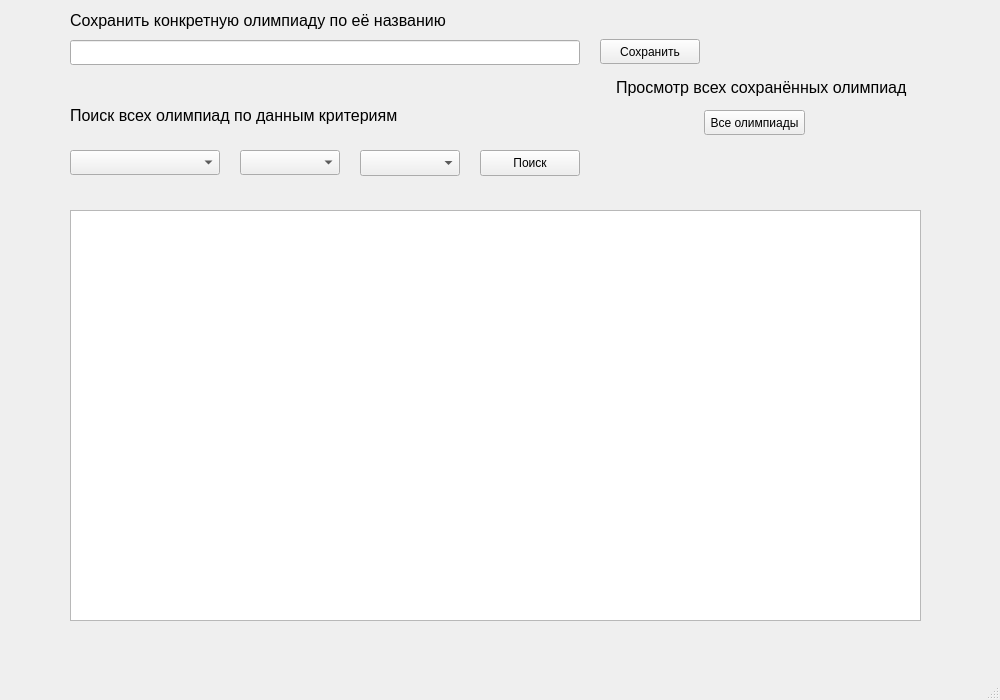
<?xml version="1.0" encoding="UTF-8"?>
<ui version="4.0">
 <class>MainWindow</class>
 <widget class="QMainWindow" name="MainWindow">
  <property name="geometry">
   <rect>
    <x>0</x>
    <y>0</y>
    <width>1000</width>
    <height>700</height>
   </rect>
  </property>
  <property name="windowTitle">
   <string>Olimp_search</string>
  </property>
  <widget class="QWidget" name="centralwidget">
   <widget class="QComboBox" name="subject_search">
    <property name="geometry">
     <rect>
      <x>70</x>
      <y>150</y>
      <width>150</width>
      <height>25</height>
     </rect>
    </property>
   </widget>
   <widget class="QComboBox" name="class_search">
    <property name="geometry">
     <rect>
      <x>360</x>
      <y>150</y>
      <width>100</width>
      <height>26</height>
     </rect>
    </property>
   </widget>
   <widget class="QComboBox" name="type_search">
    <property name="geometry">
     <rect>
      <x>240</x>
      <y>150</y>
      <width>100</width>
      <height>25</height>
     </rect>
    </property>
   </widget>
   <widget class="QPushButton" name="pushButton_search1">
    <property name="geometry">
     <rect>
      <x>480</x>
      <y>150</y>
      <width>100</width>
      <height>26</height>
     </rect>
    </property>
    <property name="text">
     <string>Поиск</string>
    </property>
   </widget>
   <widget class="QTextEdit" name="textEdit">
    <property name="geometry">
     <rect>
      <x>70</x>
      <y>210</y>
      <width>851</width>
      <height>411</height>
     </rect>
    </property>
   </widget>
   <widget class="QLineEdit" name="lineEdit_search">
    <property name="geometry">
     <rect>
      <x>70</x>
      <y>40</y>
      <width>510</width>
      <height>25</height>
     </rect>
    </property>
   </widget>
   <widget class="QPushButton" name="pushButton_search2">
    <property name="geometry">
     <rect>
      <x>600</x>
      <y>39</y>
      <width>100</width>
      <height>25</height>
     </rect>
    </property>
    <property name="text">
     <string>Сохранить</string>
    </property>
   </widget>
   <widget class="QLabel" name="label">
    <property name="geometry">
     <rect>
      <x>70</x>
      <y>10</y>
      <width>380</width>
      <height>21</height>
     </rect>
    </property>
    <property name="font">
     <font>
      <pointsize>12</pointsize>
     </font>
    </property>
    <property name="text">
     <string>Сохранить конкретную олимпиаду по её названию</string>
    </property>
   </widget>
   <widget class="QLabel" name="label_2">
    <property name="geometry">
     <rect>
      <x>70</x>
      <y>105</y>
      <width>331</width>
      <height>21</height>
     </rect>
    </property>
    <property name="font">
     <font>
      <pointsize>12</pointsize>
     </font>
    </property>
    <property name="text">
     <string>Поиск всех олимпиад по данным критериям</string>
    </property>
   </widget>
   <widget class="QLabel" name="label_3">
    <property name="geometry">
     <rect>
      <x>616</x>
      <y>72</y>
      <width>291</width>
      <height>31</height>
     </rect>
    </property>
    <property name="font">
     <font>
      <pointsize>12</pointsize>
     </font>
    </property>
    <property name="text">
     <string>Просмотр всех сохранённых олимпиад</string>
    </property>
   </widget>
   <widget class="QPushButton" name="pushButton">
    <property name="geometry">
     <rect>
      <x>704</x>
      <y>110</y>
      <width>101</width>
      <height>25</height>
     </rect>
    </property>
    <property name="text">
     <string>Все олимпиады</string>
    </property>
   </widget>
  </widget>
  <widget class="QMenuBar" name="menubar">
   <property name="geometry">
    <rect>
     <x>0</x>
     <y>0</y>
     <width>1000</width>
     <height>21</height>
    </rect>
   </property>
  </widget>
  <widget class="QStatusBar" name="statusbar"/>
 </widget>
 <resources/>
 <connections/>
</ui>
